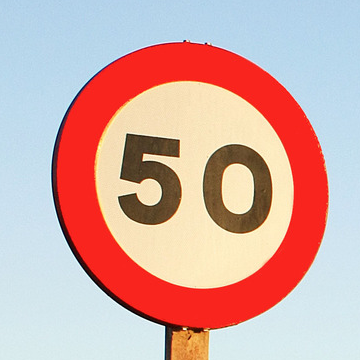
#> input picture local-traffic-signs/img1.png, 360 x 360 px
$ jupyter execute --allow-errors Traffic_Signs_Recognition.ipynb
#> lines starting #> are read from the running program, lines starting #| are printed output that depends on the picture
# Self-Driving Car Engineer Nanodegree

## Deep Learning

## Project: Build a Traffic Sign Recognition Classifier

In this notebook, a template is provided for you to implement your functionality in stages which is required to successfully complete this project. If additional code is required that cannot be included in the notebook, be sure that the Python code is successfully imported and included in your submission, if necessary. Sections that begin with **'Implementation'** in the header indicate where you should begin your implementation for your project. Note that some sections of implementation are optional, and will be marked with **'Optional'** in the header.

In addition to implementing code, there will be questions that you must answer which relate to the project and your implementation. Each section where you will answer a question is preceded by a **'Question'** header. Carefully read each question and provide thorough answers in the following text boxes that begin with **'Answer:'**. Your project submission will be evaluated based on your answers to each of the questions and the implementation you provide.

>**Note:** Code and Markdown cells can be executed using the **Shift + Enter** keyboard shortcut. In addition, Markdown cells can be edited by typically double-clicking the cell to enter edit mode.

[cell 1]
# Load modules
import pickle
import numpy as np
import cv2
from sklearn.model_selection import train_test_split
from sklearn.preprocessing import LabelBinarizer
import tensorflow as tf
from tensorflow.contrib.layers import flatten
import matplotlib.pyplot as plt
import time
from datetime import timedelta
import math
import csv
import scipy.interpolate as interpolate

import os


class TrafficSignClassifier:
    """
    Common class to access methods of the traffic sign classifier
    """

    def __init__(self, folder):
        """
        Initialize TrafficSignClassifier class
        :param folder: Storage folder of training and test data
        """

        # Parameters for the convolutional neural net with 2 dense layers
        self.cnn_depth = 64
        self.dense_layer_1 = 512
        self.dense_layer_2 = 512

        # Load training and test data from pickle file
        train, test = self.load_data(folder)

        # Init internal storage of training, test and validation set
        self.training_features = train[0]
        self.training_labels = train[1]
        self.test_features = test[0]
        self.test_labels = test[1]
        self.valid_features = np.zeros_like(self.training_features)
        self.valid_labels = np.zeros_like(self.training_labels)

        # Read class labels and store them
        self.sign_name = self.load_sign_names("signnames.csv")

        # What's the shape of an image?
        self.image_shape = self.training_features.shape[1:3]
        # How many classes are in the dataset
        self.n_classes = len(set(self.training_labels))

        # Init random generator
        np.random.seed(2000)

        # Store tensorflow placeholders for features and labels
        self.features = tf.placeholder(tf.float32, [None, 32, 32, 3])
        self.labels = tf.placeholder(tf.float32, [None, self.n_classes])

        # Initialize tensorflow places
        self.logits = 0
        self.prediction = 0
        self.loss = 0
        self.accuracy = 0

    # [145 lines left out: functions train, visualize_training_set, evaluate_test_set, evaluate_image, not called in this run]


    @staticmethod
    def load_data(folder):
        """
        Load training and test data from given folder and unpack them
        :param folder: Storage folder of training and test data
        :return: training and test data
        """
        training_file = os.path.join(folder, 'train.p')
        testing_file = os.path.join(folder, 'test.p')

        with open(training_file, mode='rb') as f:
            train = pickle.load(f)
        with open(testing_file, mode='rb') as f:
            test = pickle.load(f)

        # Unpack training and test data
        X_train, y_train = train['features'], train['labels']
        X_test, y_test = test['features'], test['labels']

        return (X_train, y_train), (X_test, y_test)

    # [245 lines left out: functions load_sign_names, visualize_dataset, pre_process_image, shift_and_rotate_image, inverse_transform_sampling, basic_summary and 7 more, not called in this run]

#> (a cell that did not finish here is left out)

---

## Step 1: Dataset Exploration

Visualize the German Traffic Signs Dataset. This is open ended, some suggestions include: plotting traffic signs images, plotting the count of each sign, etc. Be creative!

The pickled data is a dictionary with 4 key/value pairs:

- features -> the images pixel values, (width, height, channels)
- labels -> the label of the traffic sign
- sizes -> the original width and height of the image, (width, height)
- coords -> coordinates of a bounding box around the sign in the image, (x1, y1, x2, y2). Based the original image (not the resized version).

#> (a cell that did not finish here is left out)

#> (a cell that did not finish here is left out)

----

## Step 2: Design and Test a Model Architecture

Design and implement a deep learning model that learns to recognize traffic signs. Train and test your model on the [German Traffic Sign Dataset](http://benchmark.ini.rub.de/?section=gtsrb&subsection=dataset).

There are various aspects to consider when thinking about this problem:

- Your model can be derived from a deep feedforward net or a deep convolutional network.
- Play around preprocessing techniques (normalization, rgb to grayscale, etc)
- Number of examples per label (some have more than others).
- Generate fake data.

Here is an example of a [published baseline model on this problem](http://yann.lecun.com/exdb/publis/pdf/sermanet-ijcnn-11.pdf). It's not required to be familiar with the approach used in the paper but, it's good practice to try to read papers like these.

### Implementation

Use the code cell (or multiple code cells, if necessary) to implement the first step of your project. Once you have completed your implementation and are satisfied with the results, be sure to thoroughly answer the questions that follow.

### Question 1

_Describe the techniques used to preprocess the data._

**Answer:**

#> (a cell that did not finish here is left out)

### Question 2

_Describe how you set up the training, validation and testing data for your model. If you generated additional data, why?_

**Answer:**

[cell 6]
### Define your architecture here.
### Feel free to use as many code cells as needed.

### Question 3

_What does your final architecture look like? (Type of model, layers, sizes, connectivity, etc.)  For reference on how to build a deep neural network using TensorFlow, see [Deep Neural Network in TensorFlow
](https://classroom.udacity.com/nanodegrees/nd013/parts/fbf77062-5703-404e-b60c-95b78b2f3f9e/modules/6df7ae49-c61c-4bb2-a23e-6527e69209ec/lessons/b516a270-8600-4f93-a0a3-20dfeabe5da6/concepts/83a3a2a2-a9bd-4b7b-95b0-eb924ab14432) from the classroom._

**Answer:**

[cell 7]
### Train your model here.
### Feel free to use as many code cells as needed.

### Question 4

_How did you train your model? (Type of optimizer, batch size, epochs, hyperparameters, etc.)_

**Answer:**

### Question 5

_What approach did you take in coming up with a solution to this problem?_

**Answer:**

---

## Step 3: Test a Model on New Images

Take several pictures of traffic signs that you find on the web or around you (at least five), and run them through your classifier on your computer to produce example results. The classifier might not recognize some local signs but it could prove interesting nonetheless.

You may find `signnames.csv` useful as it contains mappings from the class id (integer) to the actual sign name.

### Implementation

Use the code cell (or multiple code cells, if necessary) to implement the first step of your project. Once you have completed your implementation and are satisfied with the results, be sure to thoroughly answer the questions that follow.

[cell 8]
### Load the images and plot them here.
import matplotlib.image as mpimage
import matplotlib.pyplot as plt

filenames = ["local-traffic-signs/img1.png", "local-traffic-signs/img2.png", "local-traffic-signs/img3.png",
             "local-traffic-signs/img4.png", "local-traffic-signs/img5.png"]

# Create an overview of trafic sign classes and store them in list
fig = plt.figure()
fig.suptitle('Overview New Traffic Signs', fontsize=16)
pltRows = 1
pltCols = 5

new_traffic_signs = []
for el, filename in enumerate(filenames):
    img = mpimage.imread(filename)
#> img is the input picture: shape (360, 360, 3) float32; mean R, G, B 0.829, 0.671, 0.651
    new_traffic_signs.append(img)
    plt.subplot(pltRows, pltCols, el + 1)
    fig = plt.imshow(img, interpolation='nearest')
    fig.axes.get_xaxis().set_visible(False)
    fig.axes.get_yaxis().set_visible(False)

plt.show()
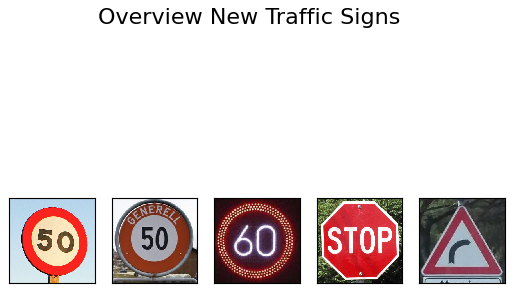
#> figure drawn by matplotlib, 5 panels
